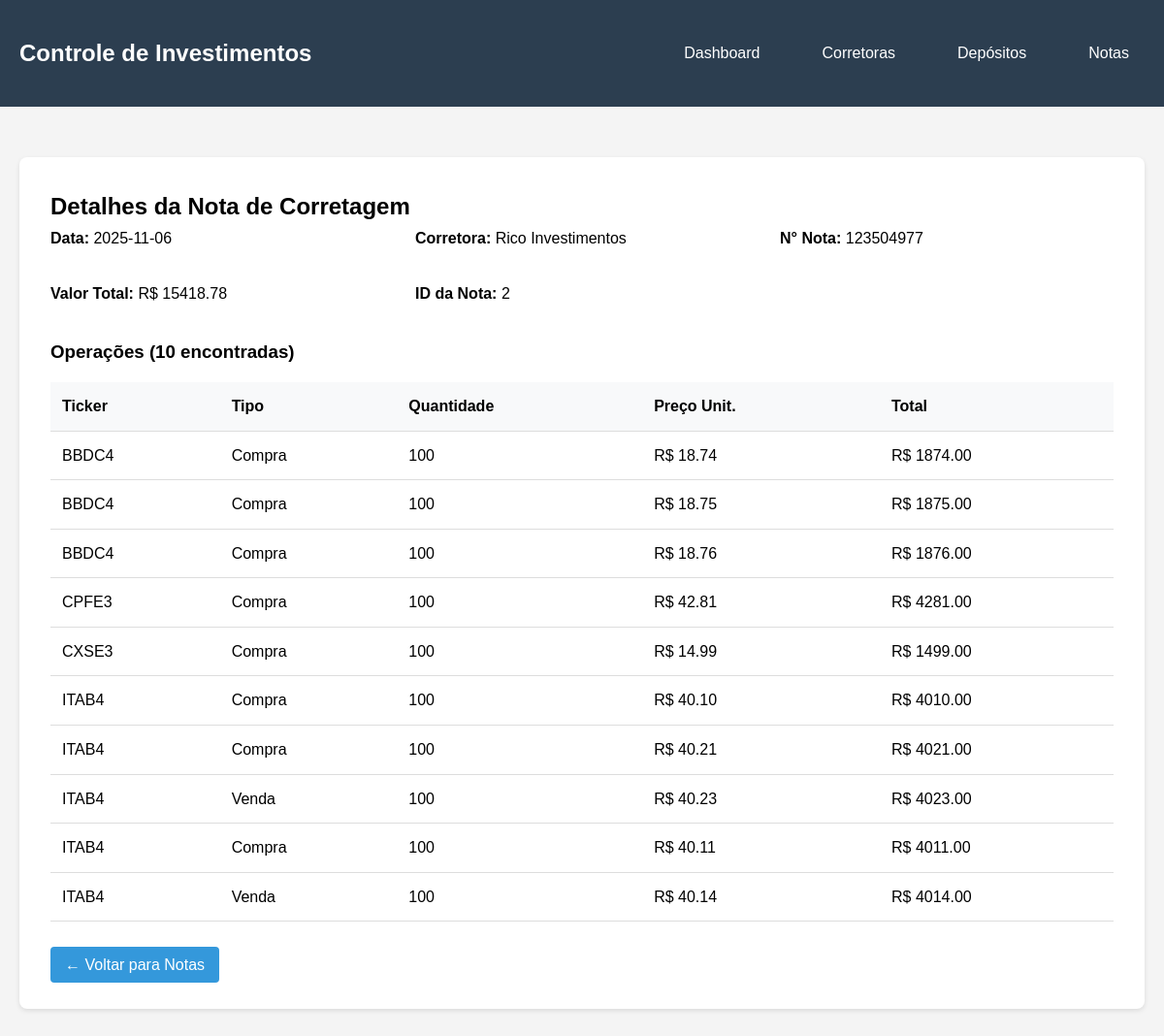
The app's page /nota/2 with its own data.
### tables this page shows
CREATE TABLE notas_corretagem (
                id INTEGER PRIMARY KEY AUTOINCREMENT,
                data DATE NOT NULL,
                corretora_id INTEGER NOT NULL,
                numero_nota TEXT,
                valor_total REAL NOT NULL,
                taxas REAL DEFAULT 0,
                FOREIGN KEY (corretora_id) REFERENCES corretoras (id)
            );

CREATE TABLE corretoras (
                id INTEGER PRIMARY KEY AUTOINCREMENT,
                nome TEXT UNIQUE NOT NULL
            );

CREATE TABLE operacoes (
                id INTEGER PRIMARY KEY AUTOINCREMENT,
                nota_id INTEGER NOT NULL,
                ticker TEXT NOT NULL,
                tipo TEXT NOT NULL CHECK(tipo IN ('C', 'V')),
                quantidade INTEGER NOT NULL,
                preco REAL NOT NULL,
                total REAL NOT NULL,
                FOREIGN KEY (nota_id) REFERENCES notas_corretagem (id)
            );

### app.py (the view)
@app.route('/nota/<int:nota_id>')
def detalhes_nota(nota_id):
    try:
        nota = NotaCorretagem.buscar_por_id(nota_id)
        operacoes = Operacao.buscar_por_nota(nota_id)
        print(f"Detalhes nota {nota_id}: {len(operacoes)} operações encontradas")
        return render_template('detalhes_nota.html',
                             nota=nota,
                             operacoes=operacoes)
    except Exception as e:
        return f"Erro ao carregar nota: {e}"

### database.py (called while the page is built)
    def get_connection(self):
        return sqlite3.connect(self.db_name)

    def fetch_all(self, query, params=()):
        conn = self.get_connection()
        cursor = conn.cursor()
        cursor.execute(query, params)
        results = cursor.fetchall()
        conn.close()
        return results

    def fetch_one(self, query, params=()):
        conn = self.get_connection()
        cursor = conn.cursor()
        cursor.execute(query, params)
        result = cursor.fetchone()
        conn.close()
        return result

### models.py (called while the page is built)
    @staticmethod
    def buscar_por_id(id):
        result = db.fetch_one('''
            SELECT n.*, c.nome as corretora_nome
            FROM notas_corretagem n
            JOIN corretoras c ON n.corretora_id = c.id
            WHERE n.id = ?
        ''', (id,))
        if result:
            nota = NotaCorretagem(id=result[0], data=result[1], corretora_id=result[2],
                                numero_nota=result[3], valor_total=result[4], taxas=result[5])
            nota.corretora_nome = result[6]
            return nota
        return None

    @staticmethod
    def buscar_por_nota(nota_id):
        results = db.fetch_all('''
            SELECT * FROM operacoes WHERE nota_id = ? ORDER BY ticker
        ''', (nota_id,))
        operacoes = []
        for row in results:
            op = Operacao(id=row[0], nota_id=row[1], ticker=row[2], tipo=row[3],
                         quantidade=row[4], preco=row[5], total=row[6])
            operacoes.append(op)
        return operacoes

### templates/detalhes_nota.html
{% extends "base.html" %}
{% block content %}
<div class="card">
    <h2>Detalhes da Nota de Corretagem</h2>
    <div style="display: grid; grid-template-columns: 1fr 1fr 1fr; gap: 2rem; margin-bottom: 2rem;">
        <div>
            <strong>Data:</strong> {{ nota.data }}
        </div>
        <div>
            <strong>Corretora:</strong> {{ nota.corretora_nome }}
        </div>
        <div>
            <strong>N° Nota:</strong> {{ nota.numero_nota or '-' }}
        </div>
        <div>
            <strong>Valor Total:</strong> R$ {{ "%.2f"|format(nota.valor_total) }}
        </div>
        <div>
            <strong>ID da Nota:</strong> {{ nota.id }}
        </div>
    </div>
    <h3>Operações ({{ operacoes|length }} encontradas)</h3>
    <table>
        <thead>
            <tr>
                <th>Ticker</th>
                <th>Tipo</th>
                <th>Quantidade</th>
                <th>Preço Unit.</th>
                <th>Total</th>
            </tr>
        </thead>
        <tbody>
            {% for op in operacoes %}
            <tr>
                <td>{{ op.ticker }}</td>
                <td>{{ 'Compra' if op.tipo == 'C' else 'Venda' }}</td>
                <td>{{ op.quantidade }}</td>
                <td>R$ {{ "%.2f"|format(op.preco) }}</td>
                <td>R$ {{ "%.2f"|format(op.total) }}</td>
            </tr>
            {% else %}
            <tr>
                <td colspan="5" style="text-align: center; color: #e74c3c;">
                    Nenhuma operação encontrada para esta nota (ID: {{ nota.id }})
                </td>
            </tr>
            {% endfor %}
        </tbody>
    </table>
    <div style="margin-top: 2rem;">
        <a href="{{ url_for('notas_corretagem') }}" style="background: #3498db; color: white; padding: 10px 15px; text-decoration: none; border-radius: 4px;">← Voltar para Notas</a>
    </div>
</div>
{% endblock %}

### templates/base.html (style rules this page uses)
* { margin: 0; padding: 0; box-sizing: border-box; }
body { font-family: Arial, sans-serif; line-height: 1.6; background: #f4f4f4; }
.card { background: white; padding: 2rem; margin-bottom: 2rem; border-radius: 8px; box-shadow: 0 2px 5px rgba(0,0,0,0.1); }
table { width: 100%; border-collapse: collapse; margin-top: 1rem; }
th, td { padding: 12px; text-align: left; border-bottom: 1px solid #ddd; }
th { background: #f8f9fa; }

### records on screen
notas_corretagem: data "2025-11-06", numero_nota "123504977", valor_total "15418.78", id "2"
corretoras: corretora_nome "Rico Investimentos"
operacoes: ticker "BBDC4", tipo "Compra", quantidade "100", preco "18.74", total "1874.00"
operacoes: ticker "BBDC4", tipo "Compra", quantidade "100", preco "18.75", total "1875.00"
operacoes: ticker "BBDC4", tipo "Compra", quantidade "100", preco "18.76", total "1876.00"
operacoes: ticker "CPFE3", tipo "Compra", quantidade "100", preco "42.81", total "4281.00"
operacoes: ticker "CXSE3", tipo "Compra", quantidade "100", preco "14.99", total "1499.00"
operacoes: ticker "ITAB4", tipo "Compra", quantidade "100", preco "40.10", total "4010.00"
operacoes: ticker "ITAB4", tipo "Compra", quantidade "100", preco "40.21", total "4021.00"
operacoes: ticker "ITAB4", tipo "Venda", quantidade "100", preco "40.23", total "4023.00"
operacoes: ticker "ITAB4", tipo "Compra", quantidade "100", preco "40.11", total "4011.00"
operacoes: ticker "ITAB4", tipo "Venda", quantidade "100", preco "40.14", total "4014.00"

### other values on screen
{{ operacoes|length }} "10"
